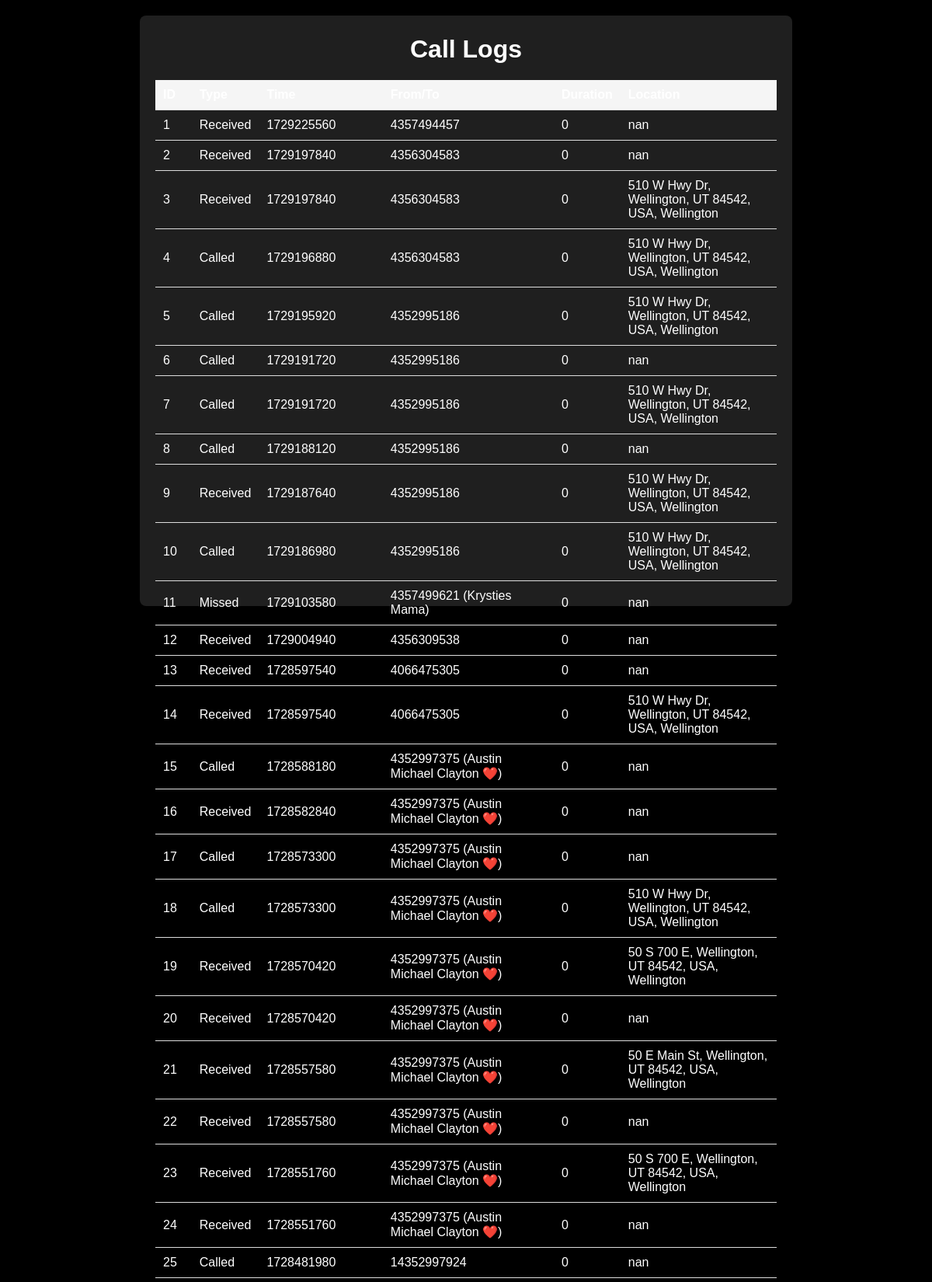
The app's page /calls (upper part) with its own data.
### tables this page shows
CREATE TABLE Calls (
        call_id INTEGER PRIMARY KEY AUTOINCREMENT,
        call_type TEXT NOT NULL,
        time DATETIME NOT NULL,
        from_to TEXT,
        duration INTEGER DEFAULT 0,
        location TEXT
    );

### app.py (the view)
@app.route('/calls')
def calls():
		conn = get_db_connection()
		if conn is not None: # Robust error handling
				call_logs = conn.execute('SELECT * FROM Calls').fetchall()
				conn.close()
				return render_template('calls.html', call_logs=call_logs)
		else:
				return "Error: Could not connect to the database." #Informative message

### app.py (called while the page is built)
def get_db_connection():
		try:
				conn = sqlite3.connect('data.db')
				conn.row_factory = sqlite3.Row  # Access columns by name
				return conn
		except sqlite3.Error as e:
				print(f"Database error: {e}")
				return None # Return None if there's a DB issue

### templates/calls.html (shortened to what this page needs)
<!DOCTYPE html>
<html lang="en">
<head>
	<link rel="stylesheet" href="{{ url_for('static', filename='cyf8QhNEWE-MbVu6J6TSgCzupAm9R8u1G.css') }}">
	<link rel="stylesheet" href="{{ url_for('static', filename='styles.css') }}">
</head>
<body>
	<div class="container">
		<h1>Call Logs</h1>
		<table>
			<thead>
				<tr>
					<th>ID</th>
					<th>Type</th>
					<th>Time</th>
					<th>From/To</th>
					<th>Duration</th>
					<th>Location</th>
				</tr>
			</thead>
			<tbody>
				{% for call in call_logs %}
				<tr>
					<td>{{ call.call_id }}</td>
					<td>{{ call.call_type }}</td>
					<td>{{ call.time }}</td>
					<td>{{ call.from_to }}</td>
					<td>{{ call.duration }}</td>
					<td>{{ call.location }}</td>
				</tr>
				{% endfor %}
			</tbody>
		</table>
	</div>
</body>
</html>

### static/styles.css (style rules this page uses)
body { font-family: sans-serif; margin: 0; padding: 0; background-color: #000; color: #fff; display: flex; height: 100vh; }
.container { max-width: 800px; margin: 20px auto; padding: 20px; background-color: #1C2B33; border-radius: 8px; box-shadow: 0 2px 4px rgba(0, 0, 0, 0.1); width: 75%; }
h1 { color: #fff; text-align: center; margin-top: 5px; }
table { width: 100%; border-collapse: collapse; margin-top: 20px; }
th, td { padding: 10px; text-align: left; border-bottom: 1px solid #ddd; }
th { background-color: #f5f5f5; }
.container { max-width: 800px; margin: 20px auto; padding: 20px; background-color: #1f1f1f; border-radius: 8px; box-shadow: 0 2px 4px rgba(0, 0, 0, 0.1); width: 75%; color: #fff; }

### records on screen
Calls: call_id "1", call_type "Received", time "1729225560", from_to "4357494457", duration "0", location "nan"
Calls: call_id "2", call_type "Received", time "1729197840", from_to "4356304583", duration "0", location "nan"
Calls: call_id "3", call_type "Received", time "1729197840", from_to "4356304583", duration "0", location "510 W Hwy Dr, Wellington, UT 84542, USA, Wellington"
Calls: call_id "4", call_type "Called", time "1729196880", from_to "4356304583", duration "0", location "510 W Hwy Dr, Wellington, UT 84542, USA, Wellington"
Calls: call_id "5", call_type "Called", time "1729195920", from_to "4352995186", duration "0", location "510 W Hwy Dr, Wellington, UT 84542, USA, Wellington"
Calls: call_id "6", call_type "Called", time "1729191720", from_to "4352995186", duration "0", location "nan"
Calls: call_id "7", call_type "Called", time "1729191720", from_to "4352995186", duration "0", location "510 W Hwy Dr, Wellington, UT 84542, USA, Wellington"
Calls: call_id "8", call_type "Called", time "1729188120", from_to "4352995186", duration "0", location "nan"
Calls: call_id "9", call_type "Received", time "1729187640", from_to "4352995186", duration "0", location "510 W Hwy Dr, Wellington, UT 84542, USA, Wellington"
Calls: call_id "10", call_type "Called", time "1729186980", from_to "4352995186", duration "0", location "510 W Hwy Dr, Wellington, UT 84542, USA, Wellington"
Calls: call_id "11", call_type "Missed", time "1729103580", from_to "4357499621 (Krysties Mama)", duration "0", location "nan"
Calls: call_id "12", call_type "Received", time "1729004940", from_to "4356309538", duration "0", location "nan"
Calls: call_id "13", call_type "Received", time "1728597540", from_to "4066475305", duration "0", location "nan"
Calls: call_id "14", call_type "Received", time "1728597540", from_to "4066475305", duration "0", location "510 W Hwy Dr, Wellington, UT 84542, USA, Wellington"
Calls: call_id "15", call_type "Called", time "1728588180", from_to "4352997375 (Austin Michael Clayton ❤️)", duration "0", location "nan"
Calls: call_id "16", call_type "Received", time "1728582840", from_to "4352997375 (Austin Michael Clayton ❤️)", duration "0", location "nan"
Calls: call_id "17", call_type "Called", time "1728573300", from_to "4352997375 (Austin Michael Clayton ❤️)", duration "0", location "nan"
Calls: call_id "18", call_type "Called", time "1728573300", from_to "4352997375 (Austin Michael Clayton ❤️)", duration "0", location "510 W Hwy Dr, Wellington, UT 84542, USA, Wellington"
Calls: call_id "19", call_type "Received", time "1728570420", from_to "4352997375 (Austin Michael Clayton ❤️)", duration "0", location "50 S 700 E, Wellington, UT 84542, USA, Wellington"
Calls: call_id "20", call_type "Received", time "1728570420", from_to "4352997375 (Austin Michael Clayton ❤️)", duration "0", location "nan"
Calls: call_id "21", call_type "Received", time "1728557580", from_to "4352997375 (Austin Michael Clayton ❤️)", duration "0", location "50 E Main St, Wellington, UT 84542, USA, Wellington"
Calls: call_id "22", call_type "Received", time "1728557580", from_to "4352997375 (Austin Michael Clayton ❤️)", duration "0", location "nan"
Calls: call_id "23", call_type "Received", time "1728551760", from_to "4352997375 (Austin Michael Clayton ❤️)", duration "0", location "50 S 700 E, Wellington, UT 84542, USA, Wellington"
Calls: call_id "24", call_type "Received", time "1728551760", from_to "4352997375 (Austin Michael Clayton ❤️)", duration "0", location "nan"
Calls: call_id "25", call_type "Called", time "1728481980", from_to "14352997924", duration "0", location "nan"
